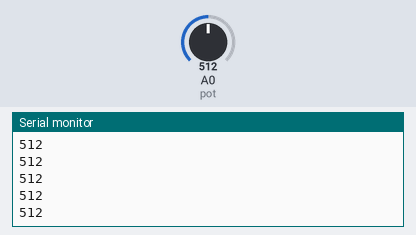
A sketch run on a simulated Arduino Uno, built with avr-gcc and run on an emulated ATmega328P. On the bench: the last lines printed to the serial monitor. The test bench sets the inputs (shaded band); at power-on: A0 (pot) = 512.

Above: at 1.2 s.
1.3 s: A0 (pot) set to 716
At 1.31 s:
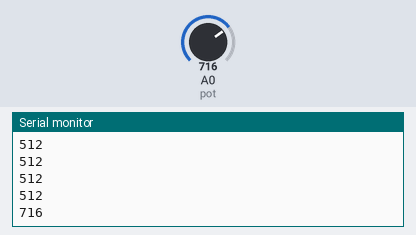
2.8 s: A0 (pot) set to 900
At 2.81 s:
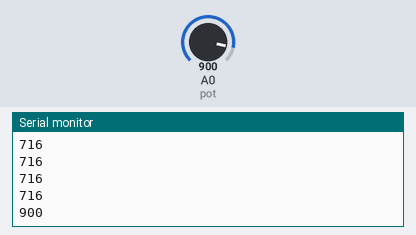
Timing chart, 0 to 5.8 s (numbered marks = the images above; inputs shaded):
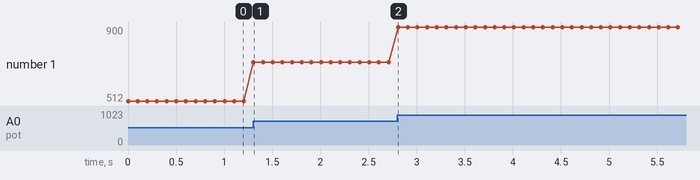

Measured:
- after the input at 1.3 s, the serial monitor: prints a new line at once (image 1)
- after the input at 2.8 s, the serial monitor: prints a new line at once (image 2)
- plotted number 1: 512 → 716 after the input at 1.3 s, 716 → 900 after the input at 2.8 s

The sketch:

Prog7_CotrolPotenciometro.ino
```cpp
int pot = A0;

void setup() {
  // put your setup code here, to run once:
  Serial.begin(9600);
}

int aux;
void loop() {
  // put your main code here, to run repeatedly:

  aux = analogRead(pot);
  Serial.println(aux);

  delay(100);


}
```
